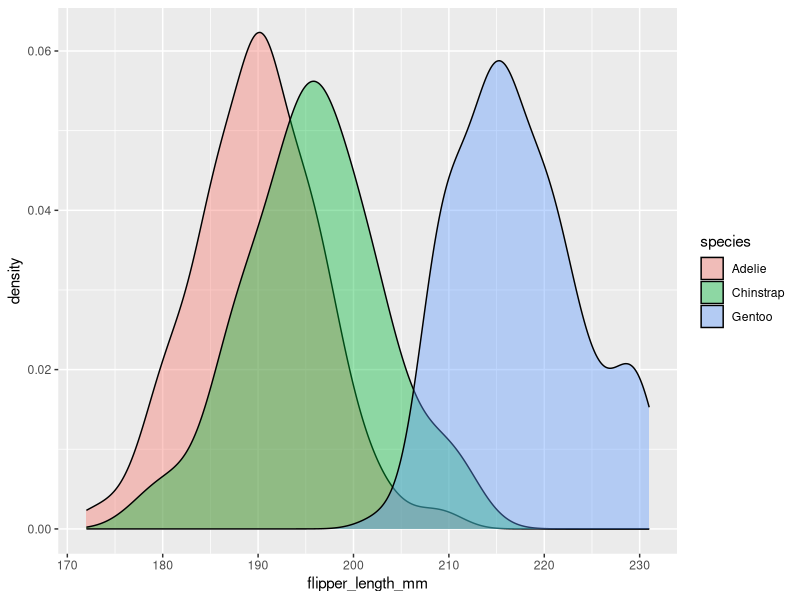
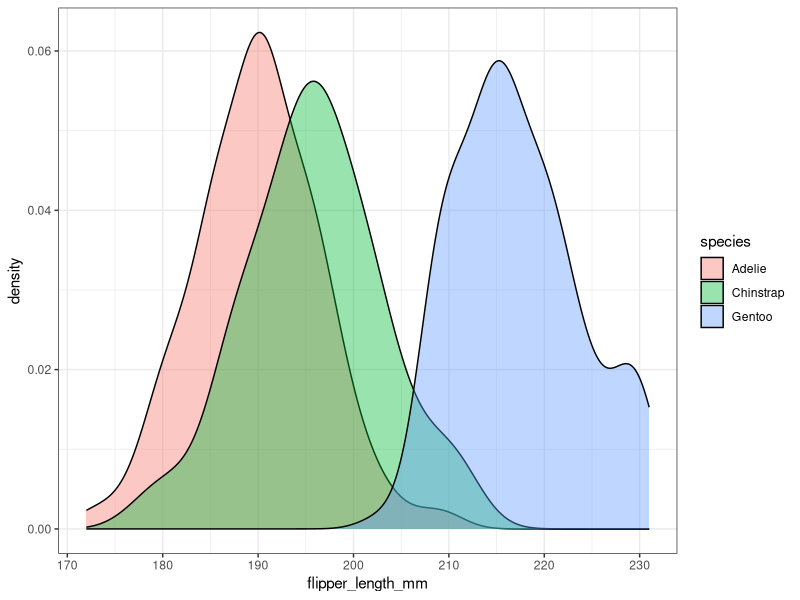

Here is the R script that generated these plots, in order:

            library(ggplot2)
            library(palmerpenguins)
            built_answer <- tryCatch(
                {
                    set.seed(42)
                    ggplot(penguins, aes(x = flipper_length_mm, fill = species)) + geom_density(alpha = 0.4)
                    suppressWarnings(
                        if (!file.exists("/sandbox/figures/flipper-length_density_fill_species_answer.png")) {
                            ggsave(
                                width = 3,
                                height = 3,
                                "/sandbox/figures/flipper-length_density_fill_species_answer.png"
                            )
                        }
                    )
                    suppressWarnings(
                        ggplot_build(last_plot())
                    )
                },
                error = function(e) {
                    'ERROR'
                }
            )
            built_submission <- tryCatch(
                {
                    set.seed(42)
                    library(ggplot2)
ggplot(penguins, aes(x = flipper_length_mm, fill = species)) +
  geom_density(alpha = 0.4) +
  theme_bw()
                    suppressWarnings(
                        ggsave(
                            width = 3,
                            height = 3,
                            "figures/flipper-length_density_fill_species_submission_gemma.png"
                        )
                    )
                    suppressWarnings(
                        ggplot_build(last_plot())
                    )
                },
                error = function(e) {
                    'ERROR'
                }
            )
            cat(isTRUE(all.equal(built_answer, built_submission)))
        
